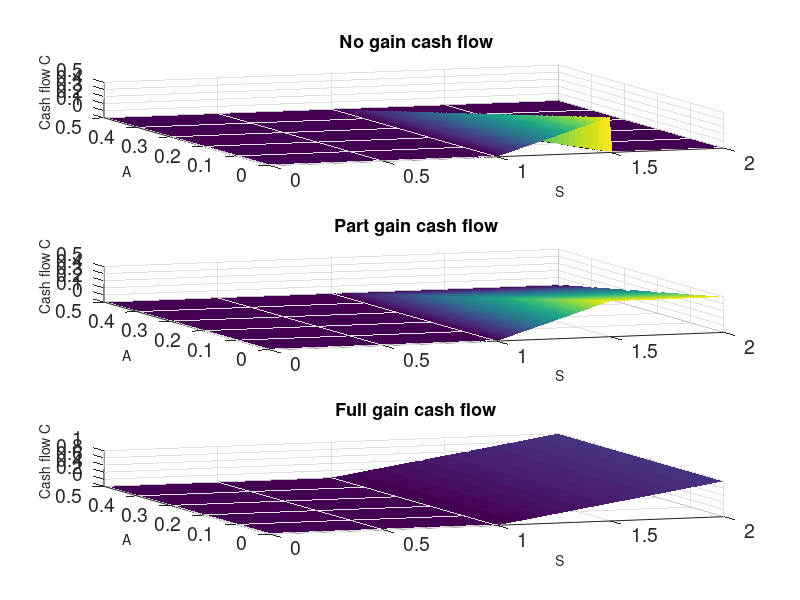

Source code (MATLAB):
clear

S0 = 1;
K = 1;
Targ = 0.5;
Na = 1000;
Nx = 1000;
A = linspace(0,Targ,Na);
Xmin = -5;
Xmax = 2;
dx = (Xmax-Xmin)/Nx;
x = Xmin + (0:Nx-1)*dx;
S = S0*exp(x);

NoGain = zeros(Na,Nx);
PartGain = zeros(Na,Nx);
FullGain = zeros(Na,Nx);
for j = 1:Nx
    NoGain(:,j) = (max(S(j)-K,0).*((S(j)-K) < Targ-A));
    PartGain(:,j) = (max(S(j)-K,0).*((S(j)-K) < Targ-A)+(Targ-A).*((S(j)-K) > Targ-A));
    FullGain(:,j) = (max(S(j)-K,0));
end
subplot(3,1,1)
surf(S,A,NoGain,'EdgeColor','none','LineStyle','none');
xlim([0,2])
ylim([0,0.5])
zlim([0 0.5])
view(-20,55)
title('\fontsize{18} No gain cash flow')
xlabel('\fontsize{14} S')
ylabel('\fontsize{14} A')
zlabel('\fontsize{14} Cash flow C')

set(gca,'fontsize',14)

subplot(3,1,2)
surf(S,A,PartGain,'EdgeColor','none','LineStyle','none');
xlim([0,2])
ylim([0,0.5])
zlim([0 0.5])
view(-20,55)
title('\fontsize{18} Part gain cash flow')
xlabel('\fontsize{14} S')
ylabel('\fontsize{14} A')
zlabel('\fontsize{14} Cash flow C')

set(gca,'fontsize',14)

subplot(3,1,3)
surf(S,A,FullGain,'EdgeColor','none','LineStyle','none');
xlim([0,2])
ylim([0,0.5])
zlim([0 1])
view(-20,55)
title('\fontsize{18} Full gain cash flow')
xlabel('\fontsize{14} S')
ylabel('\fontsize{14} A')
zlabel('\fontsize{14} Cash flow C')

set(gca,'fontsize',14)